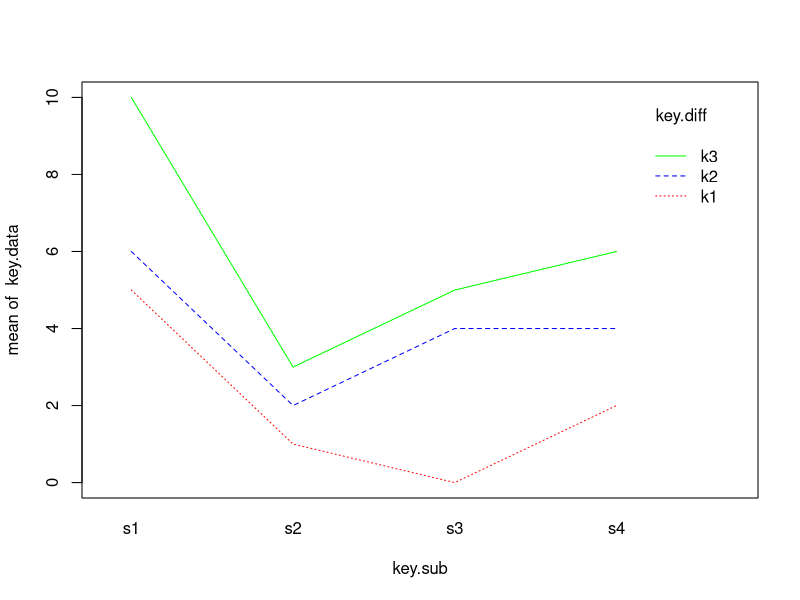
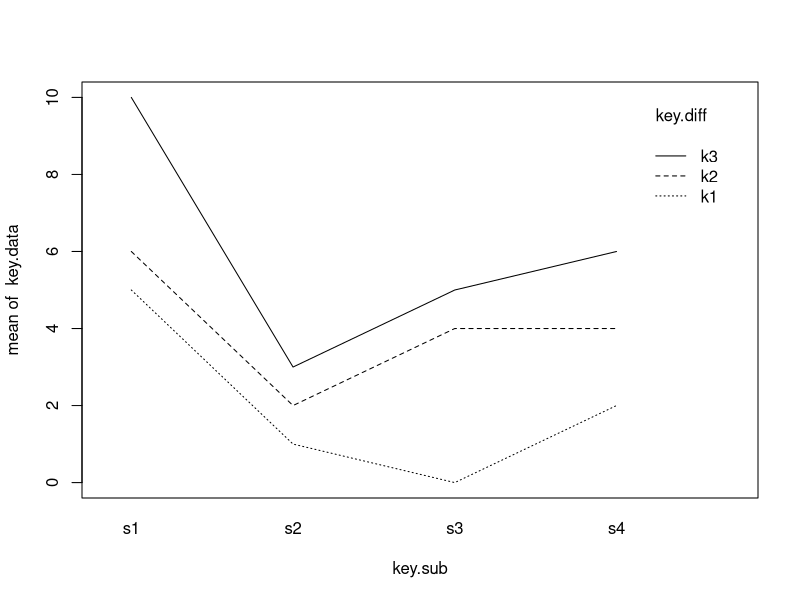

Here is the R script that generated these plots, in order:
#DEPENDENT ANOVA

#A RESEARCH PROGRAM WAS SET UP TO DEVELOP USER_FRIENDLY COMPUTER EQUIPMWNT 
#FOR PEOPLE WITH PHYSICAL DISABILITIES. 3 NEW THINGS OF COMPUTER KEYBOARD 
#FOR PEOPLE WITH DIFFICULTUES IN HAND MOMENTS WERE DEVELOP AND PROTOTYPES
#CREATED. THE RESEARCH TASK WAS TO DECIDE WHICH OF THESE PROTOTYPE WAS THE MOST
#SUCCESSFUL.4 POTENTIAL USERS OF THE NEW EQUIPMENT AGREED TO TAKE PART IN A TEST OF
#THE NEW KEYBOAORD.EACH PARTICIPANT WAS ASKED TO USE THE KEYBOARD TO INPUT A PIECE OF
#TEXT AND THE NUMBER OF ERROR WAS RECORDED.
key.data=c(5,6,10,1,2,3,0,4,5,2,4,6)
key.sub=c(rep(c('s1','s2','s3','s4'),each=3))
key.diff=c(rep(c('k1','k2','k3'),time=4))
keyboard=data.frame(key.data,key.sub,key.diff)
keyboard
summary(keyboard)
with(keyboard,table(key.diff,key.sub))#
with(keyboard,tapply(key.data,key.diff,sum))#total of keyboards(k1,k2,k3)
with(keyboard,tapply(key.data,key.diff,mean))#
#a=aov(key.data~key.sub+key.diff,data=keyboard) independent variable
#a=aov(key.data~key.sub*key.diff,data=keyboard) independent variable
key.aov=aov(key.data~key.diff+Error(key.sub/key.diff),data=keyboard)
summary(key.aov)
#h0:rejected
pairwise.t.test(x=key.data,g=key.diff,p.adjust.method = 'bonf',paired=T)#difference between keyboards
interaction.plot(key.sub,key.diff,key.data,pch=1:3,col=c('Red','Blue','Green'),lty=3:1)
interaction.plot(key.sub,key.diff,key.data)#normal one


#assume that a statistics professor is interested in the effects of taking a
#statistics course on performance on an algebra test. she administers a 20-items
#college algebra test to ten randomly selected statistics students at the begining of the term,at the
#end of the term,and six months after the course is finished.
begin=c(13,8,12,12,19,10,10,8,14,11)
end=c(15,8,15,17,20,15,13,12,15,16)
six_months=c(17,7,14,16,20,14,15,11,13,9)
times=factor(c(rep(c('begin','end','six_months'),each=10)))
times#factor
students=factor(c(rep(c('s1','s2','s3','s4','s5','s6','s7','s8','s9','s10'),time=3)))
students#factor
score=c(begin,end,six_months)
data=data.frame(students,score,times)
data
str(data)
with(data,table(times,students))
with(data,tapply(score,times,sum))
with(data,tapply(score,times,mean))
#ANOVA
data.aov=aov(score~times+Error(students/times),data=data)#dep var anova test
summary(data.aov)
#error(both var1/var2),data ,no other var 
#h0:all score same
#h1:not same has time factor
#h0:rejected. time factor affect the set 

#MULTIPLE COMPARISION
pairwise.t.test(x=score,g=times,p.adjust.method = 'bonf',paired = T)

#TWO FACTOR REPEATED
#IN A FACTORY MACHINE PRODUCES 2 KIND OF PRODUCT,ONE THAT REQUIRES THE OPEATOR TO FOLLOW
#A COMPLEX SET OF INSTRUCTIONS AND ONE THAT IS VERY SIMPLE TO MAKE.
#THERE ARE 2 SHIFTS IN THE FACTORY,A DAY AND A NIGHT SHIFT.
#THE FACTORY MANAGER WANTS THE FACTORY TO MAKE THE PRODUCTS WITH THE MINIMUM OF ERRORS.
# A RESEARCHERS DECIDES TO STUDY THE EFFECT OF SHIFT(DAY VERSUS NIGHT)AND PRODUCT
#(COMPLEX VERSUS SIMPLE TO MAKE)ON THE ERRORS MADE BY THE OPERATORS.
#ALL OPERATORS WORK BITH SIDES IN A ROTATION SYSTEM. 6 OPERATORS ARE RANDOMLY SELECTED AND 
#THEIR ERROR PERFORMANCE IS MEASURED DURING S DAY AND NIGHT SHIFT.
day_complex=c(5,5,7,6,4,6)
pm_complex=c(9,8,7,10,8,9)
day_simple=c(3,2,4,5,3,5)
pm_simple=c(2,4,5,4,3,6)
type=factor(c(rep(c('complex','simple'),each=12)))
type
shift=factor(c(rep(c('day','night'),each=6,time=2)))
shift
score=c(day_complex,pm_complex,day_simple,pm_simple)
score
operator=factor(c(rep(c('o1','o2','o3','o4','o5','o6'),time=2)))
operator
factory=data.frame(operator,shift,type,score)
factory
#h0:no diff btw shift#rejected
#h1:no diff btw type#rejected
#h2:no  diff(interactions)of type and shift#rejected
#can't apply t test
with(factory,table(shift,type))
with(factory,tapply(score,list(shift,type),mean))
#ANOVA
factory.aov=aov(score~type*shift+Error(operator/(type*shift)),data=factory)
factory.aov
summary(factory.aov)
